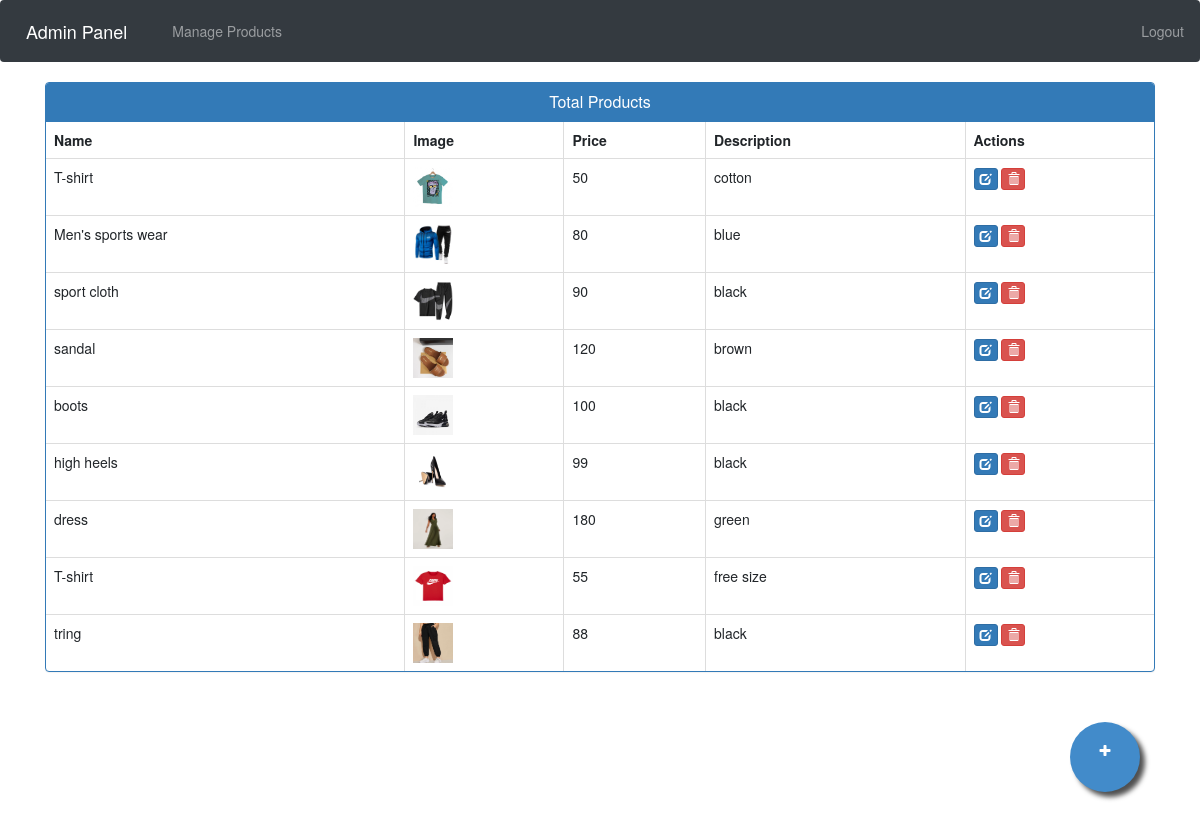
The app's page /admin-products (signed in) with its own data.
### ecom/models.py (models this page shows, shortened)
class Product(models.Model):
    name=models.CharField(max_length=40)
    product_image= models.ImageField(upload_to='product_image/',null=True,blank=True)
    price = models.PositiveIntegerField()
    description=models.CharField(max_length=40)

### ecom/views.py (the view)
# urls.py: path('admin-products', views.admin_products_view,name='admin-products'),
@login_required(login_url='adminlogin')
def admin_products_view(request):
    products=models.Product.objects.all()
    return render(request,'ecom/admin_products.html',{'products':products})

### templates/ecom/admin_products.html (shortened to what this page needs)
{% extends 'ecom/admin_base.html' %}
{% load static %}
{% block content %}
<head>
  <link href="//netdna.bootstrapcdn.com/bootstrap/3.0.0/css/bootstrap.min.css" rel="stylesheet" id="bootstrap-css">
</head>
<div class="container">
  <div class="panel panel-primary">
    <div class="panel-heading">
      <h6 class="panel-title">Total Products</h6>
    </div>
    <table class="table table-hover table-bordered" id="dev-table">
      <thead>
        <tr>
          <th>Name</th>
          <th>Image</th>
          <th>Price</th>
          <th>Description</th>
          <th>Actions</th>
        </tr>
      </thead>
      {% for p in products %}
  {% if p %}
      <tr>
        <td> {{p.name}}</td>
        <td> <img src="{% static p.product_image.url %}" alt="Profile Pic" height="40px" width="40px" /></td>
        <td>{{p.price}}</td>
        <td>{{p.description}}</td>
        <td><a class="btn btn-primary btn-xs" href="{% url 'update-product' p.id  %}"><span class="glyphicon glyphicon-edit"></span></a>
          <a class="btn btn-danger btn-xs" href="{% url 'delete-product' p.id  %}"><span class="glyphicon glyphicon-trash"></span></a></td>
      </tr>
      {%else%}
      <br><br><br>
      <h1>No Products!!</h1>
      {% endif %}
      {% endfor %}
    </table>
  </div>
</div>
<a href="/admin-add-product" class="float">
<i class="fa fa-plus my-float"></i>
</a>
{% endblock content %}

### templates/ecom/admin_products.html (style rules this page uses)
a:link { text-decoration: none; }
h6 { text-align: center; }
.float { position:fixed; width:70px; height:70px; bottom:60px; right:60px; background-color:#428bca; color:#FFF; border-radius:50px; text-align:center; box-shadow: 5px 5px 5px #505050; }
.my-float { margin-top:22px; }
.fa { padding: 0em 0.5em; }

### records on screen
Product: name "T-shirt", product_image (picture), price "50", description "cotton"
Product: name "Men's sports wear", product_image (picture), price "80", description "blue"
Product: name "sport cloth", product_image (picture), price "90", description "black"
Product: name "sandal", product_image (picture), price "120", description "brown"
Product: name "boots", product_image (picture), price "100", description "black"
Product: name "high heels", product_image (picture), price "99", description "black"
Product: name "dress", product_image (picture), price "180", description "green"
Product: name "T-shirt", product_image (picture), price "55", description "free size"
Product: name "tring", product_image (picture), price "88", description "black"
